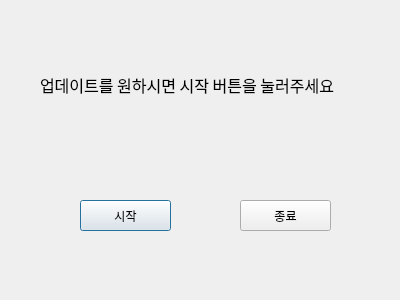
<?xml version="1.0" encoding="UTF-8"?>
<ui version="4.0">
 <class>Dialog</class>
 <widget class="QDialog" name="Dialog">
  <property name="geometry">
   <rect>
    <x>0</x>
    <y>0</y>
    <width>400</width>
    <height>300</height>
   </rect>
  </property>
  <property name="windowTitle">
   <string>Dialog</string>
  </property>
  <widget class="QLabel" name="label">
   <property name="geometry">
    <rect>
     <x>40</x>
     <y>40</y>
     <width>351</width>
     <height>91</height>
    </rect>
   </property>
   <property name="font">
    <font>
     <family>휴먼둥근헤드라인</family>
     <pointsize>20</pointsize>
    </font>
   </property>
   <property name="text">
    <string>&lt;html&gt;&lt;head/&gt;&lt;body&gt;&lt;p&gt;&lt;span style=&quot; font-size:12pt;&quot;&gt;업데이트를 원하시면 시작 버튼을 눌러주세요&lt;/span&gt;&lt;/p&gt;&lt;/body&gt;&lt;/html&gt;</string>
   </property>
  </widget>
  <widget class="QPushButton" name="pushButton">
   <property name="geometry">
    <rect>
     <x>80</x>
     <y>200</y>
     <width>91</width>
     <height>31</height>
    </rect>
   </property>
   <property name="text">
    <string>시작</string>
   </property>
  </widget>
  <widget class="QPushButton" name="pushButton2">
   <property name="geometry">
    <rect>
     <x>240</x>
     <y>200</y>
     <width>91</width>
     <height>31</height>
    </rect>
   </property>
   <property name="text">
    <string>종료</string>
   </property>
  </widget>
 </widget>
 <resources/>
 <connections/>
</ui>
